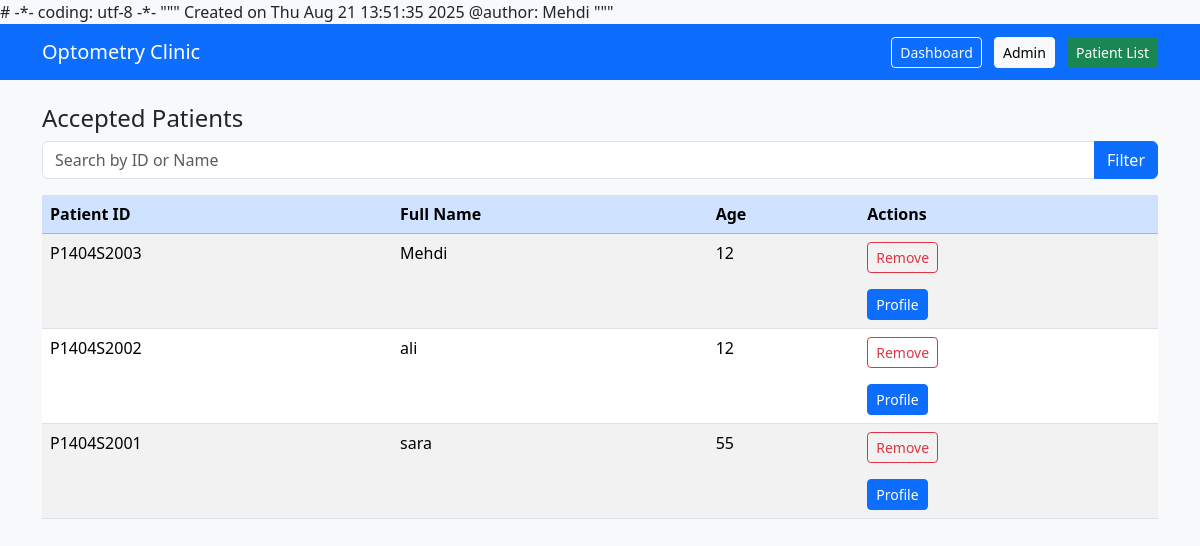
The page /doctor/patients/ on the database as committed earlier.
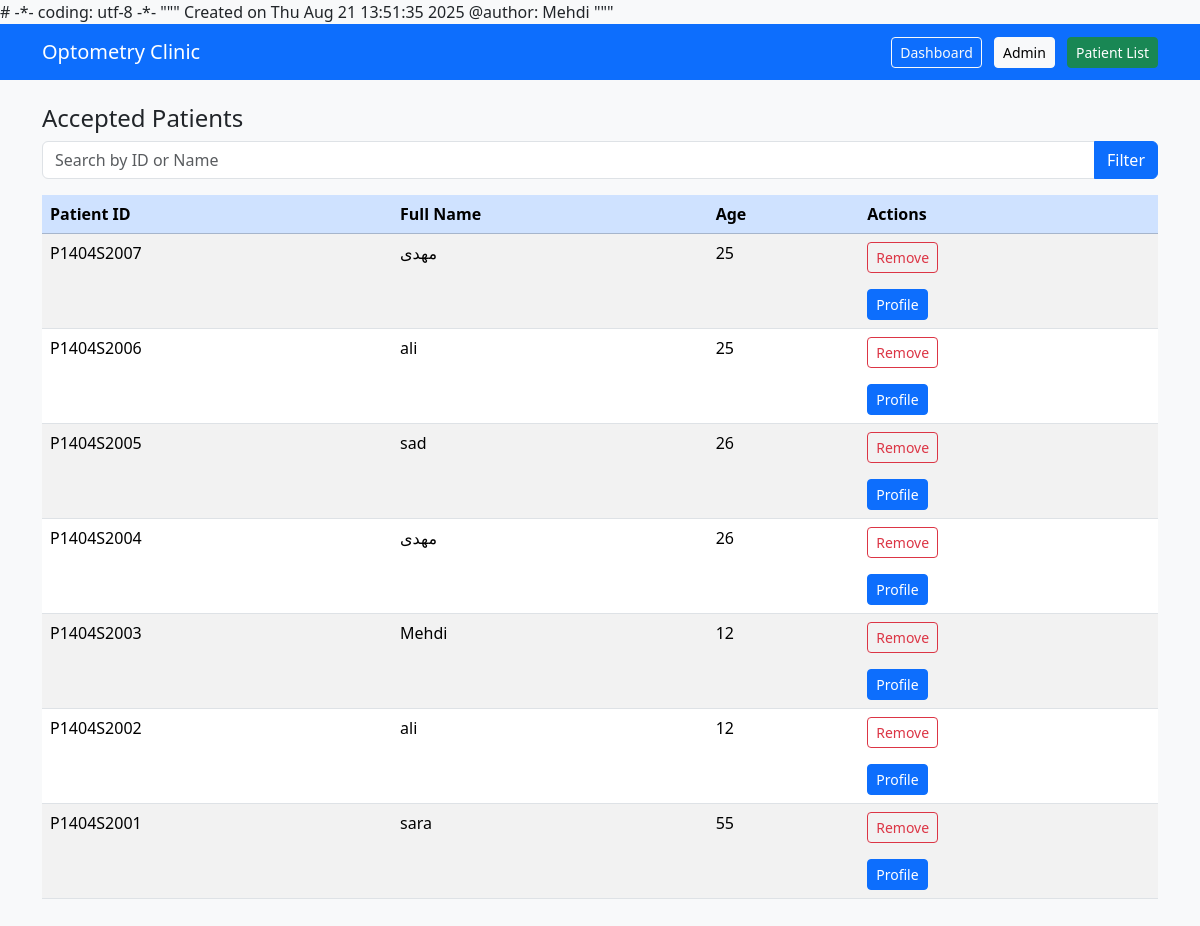
The same page on the database as committed later.
### secretary/models.py (models this page shows, shortened)
class Patient(models.Model):
    STATUS_CHOICES = [
        ("waiting", "Waiting (Secretary list)"),
        ("accepted", "Accepted (Doctor list)"),
        ("done", "Done (Removed from both lists)"),
    ]
    patient_id = models.CharField(max_length=20, unique=True, editable=False)
    name = models.CharField(max_length=100)
    family_name = models.CharField(max_length=100)
    phone = models.CharField(max_length=15, blank=True, null=True)
    age = models.PositiveIntegerField()
    gender = models.CharField(max_length=1, choices=[('M','Male'),('F','Female')])
    melli_code = models.CharField(max_length=10,unique=True, blank=True, null=True)
    reason = models.TextField()
    status = models.CharField(max_length=20, choices=STATUS_CHOICES, default='waiting')
    created_at = models.DateTimeField(default=timezone.now)  # ✅ Correct

### doctor/views.py (the view)
# urls.py: path('patients/', views.doctor_patient_list, name='doctor_patient_list'),
def doctor_patient_list(request):
    query = request.GET.get('q', '')
    patients = Patient.objects.all().order_by('-id')
    if query:
        patients = patients.filter(Q(name__icontains=query) | Q(patient_id__icontains=query))
    return render(request, "doctor/patient_list.html", {"patients": patients})

### doctor/templates/doctor/patient_list.html (shortened to what this page needs)
<!DOCTYPE html>
<html lang="en">
<head>
  <link href="https://cdn.jsdelivr.net/npm/bootstrap@5.3.3/dist/css/bootstrap.min.css" rel="stylesheet"/>
</head>
<body>
<nav class="navbar navbar-expand-lg navbar-dark bg-primary">
  <div class="container">
    <a class="navbar-brand" href="#">Optometry Clinic</a>
    <div class="ms-auto">
      <a class="btn btn-outline-light btn-sm" href="{% url 'doctor_dashboard' %}">Dashboard</a>
      <a class="btn btn-light btn-sm ms-2" href="{% url 'admin:index' %}">Admin</a>
      <a class="btn btn-success btn-sm ms-2" href="{% url 'doctor_patient_list' %}">Patient List</a>
    </div>
  </div>
</nav>
<main class="container py-4">
  <h4>Accepted Patients</h4>
  <form method="GET" class="mb-3">
    <div class="input-group">
      <input type="text" name="q" value="{{ request.GET.q }}" class="form-control" placeholder="Search by ID or Name">
      <button class="btn btn-primary" type="submit">Filter</button>
    </div>
  </form>
  {% if patients %}
  <div class="table-responsive">
    <table class="table table-striped table-hover">
      <thead class="table-primary">
        <tr>
          <th>Patient ID</th>
          <th>Full Name</th>
          <th>Age</th>
          <th>Actions</th>
        </tr>
      </thead>
      <tbody>
        {% for patient in patients %}
        <tr>
          <td>{{ patient.patient_id }}</td>
          <td>{{ patient.name }}</td>
          <td>{{ patient.age }}</td>
          <td class="table-actions">
           <form method="POST" action="{% url 'delete_patient' patient.id %}">
                <button type="submit" class="btn btn-sm btn-outline-danger"
                        onclick="return confirm('Are you sure you want to delete this patient completely?');">
                    Remove
                </button>
            </form>
            <a href="{% url 'patient_profile' patient.patient_id %}" class="btn btn-sm btn-primary">Profile</a>
          </td>
        </tr>
        {% endfor %}
      </tbody>
    </table>
  </div>
  {% else %}
    <div class="alert alert-info">No accepted patients found.</div>
  {% endif %}
</main>
</body>
</html>

### doctor/templates/doctor/patient_list.html (style rules this page uses)
body { background-color: #f8f9fa; }
.table-actions button, .table-actions a { margin-right: 5px; }

Rows that differ between the two databases and show on the page:
added Patient: patient_id "P1404S2007", name "مهدی", age "25"
added Patient: patient_id "P1404S2006", name "ali", age "25"
added Patient: patient_id "P1404S2005", name "sad", age "26"
added Patient: patient_id "P1404S2004", name "مهدی", age "26"
